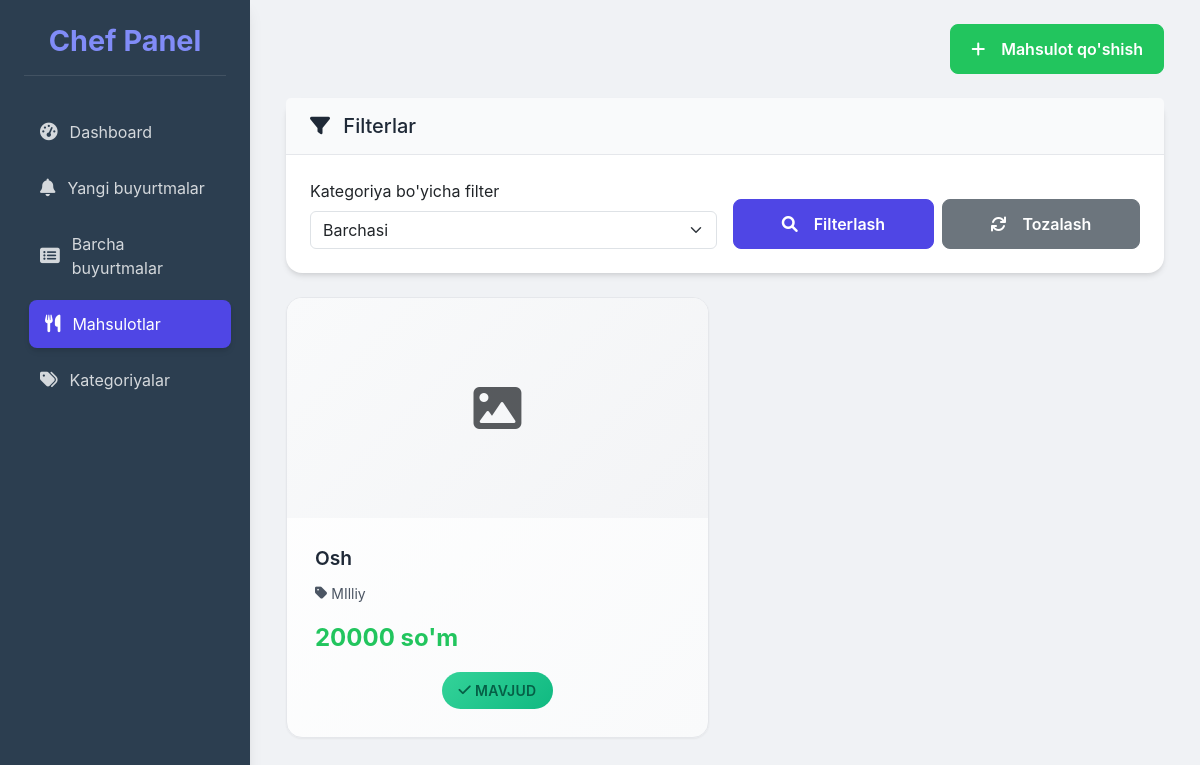
Screenshot of /products/ with the database file from the repository.
### chef_panel/models.py (models this page shows, shortened)
class Product(models.Model):
    category = models.ForeignKey(Category, on_delete=models.CASCADE, verbose_name="Kategoriya")
    name = models.CharField(max_length=200, verbose_name="Mahsulot nomi")
    description = models.TextField(blank=True, verbose_name="Tavsif")
    price = models.DecimalField(max_digits=10, decimal_places=2, verbose_name="Narxi (so'm)")
    image = models.ImageField(upload_to='products/', blank=True, null=True, verbose_name="Rasm")
    is_available = models.BooleanField(default=True, verbose_name="Mavjud")
    created_at = models.DateTimeField(auto_now_add=True)
    updated_at = models.DateTimeField(auto_now=True)
    class Meta:
        verbose_name = "Mahsulot"
        verbose_name_plural = "Mahsulotlar"
        ordering = ['category', 'name']

class Category(models.Model):
    name = models.CharField(max_length=100, verbose_name="Kategoriya nomi")
    description = models.TextField(blank=True, verbose_name="Tavsif")
    created_at = models.DateTimeField(auto_now_add=True)
    is_active = models.BooleanField(default=True, verbose_name="Faol")
    class Meta:
        verbose_name = "Kategoriya"
        verbose_name_plural = "Kategoriyalar"
        ordering = ['name']

### chef_panel/views.py (the view)
# urls.py: path('products/', views.product_list, name='product_list'),
def product_list(request):
  products = Product.objects.all().order_by('category', 'name')
  categories = Category.objects.filter(is_active=True)
  category_filter = request.GET.get('category')
  if category_filter:
      products = products.filter(category_id=category_filter)
  context = {
      'products': products,
      'categories': categories,
      'selected_category': int(category_filter) if category_filter else None,
  }
  return render(request, 'chef_panel/product_list.html', context)

### templates/chef_panel/product_list.html (shortened to what this page needs)
{% extends 'base.html' %}
{% block content %}
<div class="d-flex justify-content-end mb-4">
    <a href="{% url 'chef_panel:add_product' %}" class="btn btn-success">
        <i class="fas fa-plus me-2"></i>Mahsulot qo'shish
    </a>
</div>
<div class="card mb-4">
    <div class="card-header">
        <h5 class="mb-0">
            <i class="fas fa-filter me-2"></i>
            Filterlar
        </h5>
    </div>
    <div class="card-body">
        <form method="GET" class="row g-3">
            <div class="col-md-6">
                <label for="category_filter" class="form-label">Kategoriya bo'yicha filter</label>
                <select name="category" id="category_filter" class="form-select">
                    <option value="">Barchasi</option>
                </select>
            </div>
            <div class="col-md-6 d-flex align-items-end">
                <div class="d-flex gap-2 w-100">
                    <button type="submit" class="btn btn-primary flex-fill">
                        <i class="fas fa-search me-2"></i>Filterlash
                    </button>
                    <a href="{% url 'chef_panel:product_list' %}" class="btn btn-secondary flex-fill">
                        <i class="fas fa-refresh me-2"></i>Tozalash
                    </a>
                </div>
            </div>
        </form>
    </div>
</div>
{% if products %}
    <div class="products-grid">
        {% for product in products %}
        <div class="product-card">
            <div class="product-image">
                {% if product.image %}
                    <img src="{{ product.image.url }}" alt="{{ product.name }}" class="img-fluid">
                {% else %}
                    <div class="no-image">
                    </div>
                {% endif %}
            </div>
            <div class="product-info">
                <h6 class="product-name">{{ product.name }}</h6>
                <div class="product-category">
                    <i class="fas fa-tag me-1"></i>{{ product.category.name }}
                </div>
                <div class="product-price">{{ product.price|floatformat:0 }} so'm</div>
                <div class="product-status">
                    {% if product.is_available %}
                        <span class="status-badge bg-success">
                            <i class="fas fa-check me-1"></i>Mavjud
                        </span>
                    {% else %}
                        <span class="status-badge bg-danger">
                            <i class="fas fa-times me-1"></i>Mavjud emas
                        </span>
                    {% endif %}
                </div>
            </div>
        </div>
        {% endfor %}
    </div>
{% endif %}
{% endblock %}

### templates/base.html (style rules this page uses)
:root { --primary-color: #4f46e5; --primary-light: #818cf8; --secondary-color: #10b981; --accent-color: #f59e0b; --danger-color: #ef4444; --success-color: #22c55e; --warning-color: #f59e0b; --bg-primary: #ffffff; --bg-secondary: #f9fafb; --bg-tertiary: #f3f4f6; --text-primary: #1f2937; --text-secondary: #4b5563; --border-color: #e5e7eb; --border-light: #f3f4f6; --radius-sm: 0.25rem; --radius-md: 0.5rem; --radius-lg: 0.75rem; --radius-xl: 1rem; --radius-full: 9999px; --shadow-sm: 0 1px 2px 0 rgba(0, 0, 0, 0.05); --shadow-md: 0 4px 6px -1px rgba(0, 0, 0, 0.1), 0 2px 4px -1px rgba(0, 0, 0, 0.06); --shadow-lg: 0 10px 15px -3px rgba(0, 0, 0, 0.1), 0 4px 6px -2px rgba(0, 0, 0, 0.05); --shadow-xl: 0 20px 25px -5px rgba(0, 0, 0, 0.1), 0 10px 10px -5px rgba(0, 0, 0, 0.04); --transition-normal: all 0.2s ease-in-out; }
body { font-family: 'Inter', sans-serif; background-color: #f0f2f5; color: var(--text-primary); min-height: 100vh; display: flex; flex-direction: column; }
.card { border: none; border-radius: var(--radius-xl); box-shadow: var(--shadow-md); background-color: var(--bg-primary); margin-bottom: 1.5rem; }
.card-header { background-color: var(--bg-secondary); border-bottom: 1px solid var(--border-color); border-top-left-radius: var(--radius-xl); border-top-right-radius: var(--radius-xl); font-weight: 600; color: var(--text-primary); padding: 1rem 1.5rem; font-size: 1.1rem; }
.card-body { padding: 1.5rem; }
.btn { border-radius: var(--radius-md); font-weight: 600; padding: 0.75rem 1.25rem; transition: var(--transition-normal); display: inline-flex; align-items: center; justify-content: center; gap: 0.5rem; }
.btn-primary { background-color: var(--primary-color); border-color: var(--primary-color); }
.btn-success { background-color: var(--success-color); border-color: var(--success-color); }
.status-badge { padding: 0.5rem 1rem; border-radius: var(--radius-full); font-size: 0.875rem; font-weight: 600; display: inline-flex; align-items: center; text-transform: uppercase; letter-spacing: 0.025em; }
.status-badge.bg-success { background: linear-gradient(135deg, #34d399 0%, #10b981 100%); color: #065f46; }

### templates/chef_panel/product_list.html (style rules this page uses)
.products-grid { display: grid; grid-template-columns: repeat(auto-fill, minmax(320px, 1fr)); gap: 2rem; }
.product-card { background: linear-gradient(135deg, var(--bg-primary) 0%, var(--bg-secondary) 100%); border: 1px solid var(--border-color); border-radius: var(--radius-xl); box-shadow: var(--shadow-sm); transition: var(--transition-normal); overflow: hidden; position: relative; }
.product-card::before { content: ''; position: absolute; top: 0; left: 0; right: 0; height: 3px; background: linear-gradient(90deg, var(--primary-color), var(--success-color)); transform: scaleX(0); transition: transform var(--transition-normal); }
.product-image { height: 220px; background: linear-gradient(135deg, var(--bg-secondary) 0%, var(--bg-tertiary) 100%); display: flex; align-items: center; justify-content: center; overflow: hidden; position: relative; }
.no-image { display: flex; align-items: center; justify-content: center; height: 100%; }
.product-info { padding: 1.75rem; }
.product-name { font-size: 1.2rem; font-weight: 600; color: var(--text-primary); margin-bottom: 0.75rem; line-height: 1.3; }
.product-category { font-size: 0.875rem; color: var(--text-secondary); margin-bottom: 1rem; display: flex; align-items: center; }
.product-price { font-size: 1.5rem; font-weight: 700; color: var(--success-color); margin-bottom: 1rem; }
.product-status { display: flex; justify-content: center; }

### rows the page displays
Product: name "Osh", category.name "MIlliy", price "20000", is_available True (drawn)
